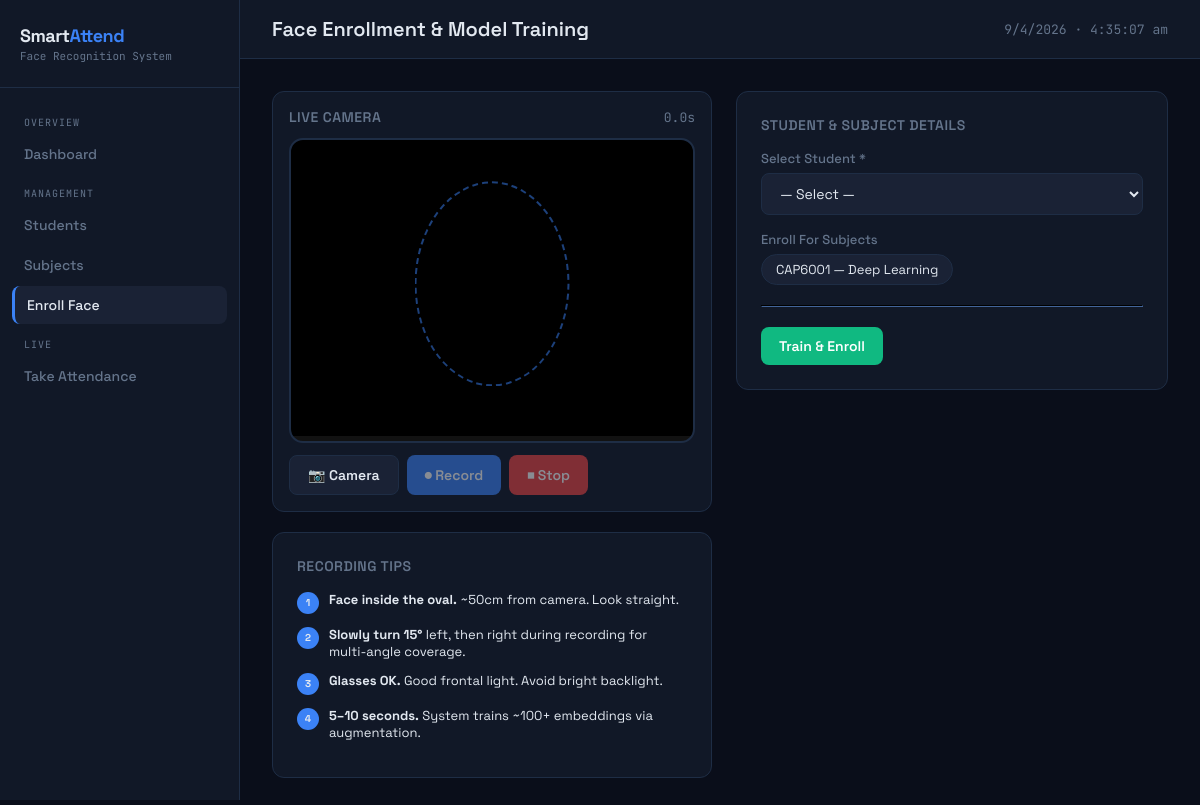
Page /enroll on the earlier database version.
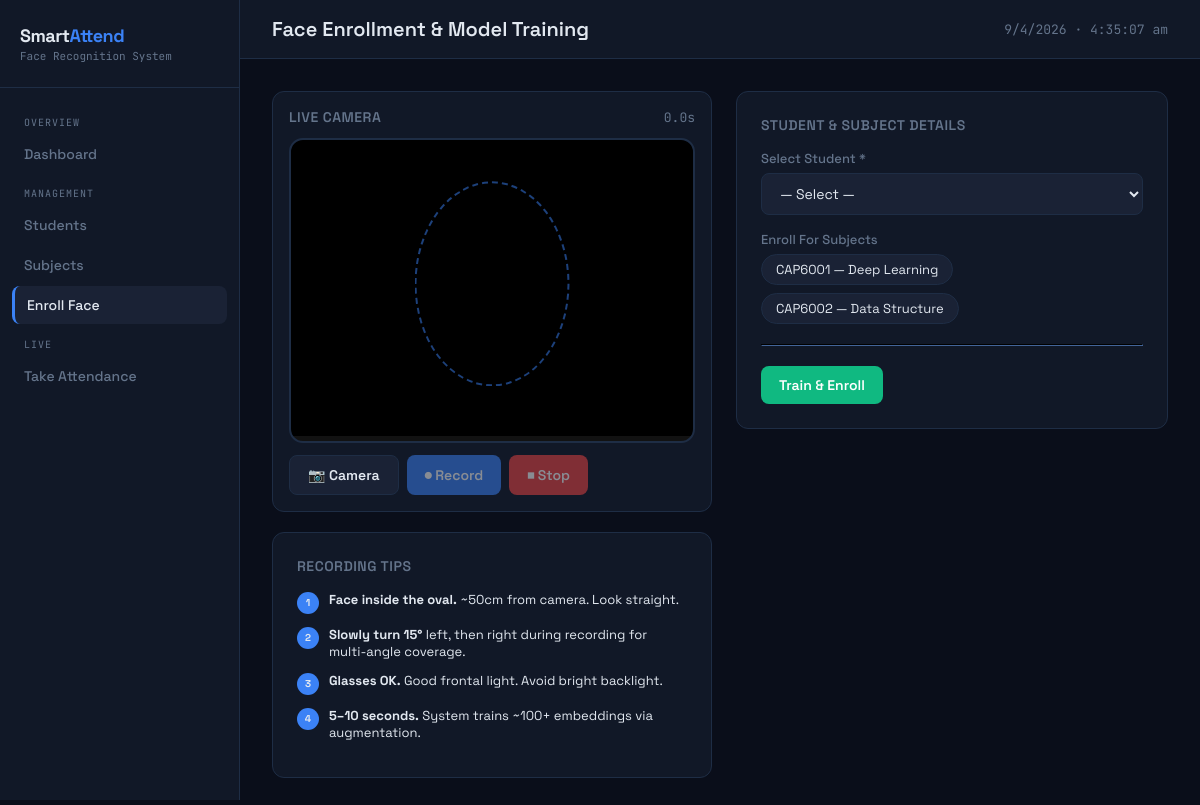
Same page on the later database version.
### database/models.py (models this page shows, shortened)
class Subject(db.Model):
    __tablename__ = 'subjects'
    id      = db.Column(db.Integer, primary_key=True)
    code    = db.Column(db.String(20), unique=True, nullable=False)
    name    = db.Column(db.String(100), nullable=False)
    faculty = db.Column(db.String(100), default='')
    section = db.Column(db.String(10), default='')
    enrollments = db.relationship('Enrollment', backref='subject', cascade='all, delete')
    attendances = db.relationship('Attendance', backref='subject', cascade='all, delete')

### app.py (the view)
@app.route('/enroll')
def enroll():
    students_list = Student.query.all()
    subjects_list = Subject.query.all()
    return render_template('enroll.html', students=students_list, subjects=subjects_list)

### templates/enroll.html (shortened to what this page needs)
{% extends 'base.html' %}
{% block page_title %}Face Enrollment & Model Training{% endblock %}
{% block content %}
<div class="enroll-grid">
  <div>
    <div class="card" style="padding:16px">
      <div style="display:flex;justify-content:space-between;align-items:center;margin-bottom:12px">
        <div class="card-title" style="margin:0">Live Camera</div>
        <code id="timerDisplay" style="font-family:var(--mono);font-size:13px;color:var(--muted)">0.0s</code>
      </div>
      <div class="video-box" id="videoBox">
        <canvas id="overlayCanvas"></canvas>
        <div class="timer-bar"><div class="timer-fill" id="timerFill"></div></div>
      </div>
      <div style="display:flex;gap:8px;margin-top:12px;flex-wrap:wrap">
        <button class="btn btn-ghost" id="btnCamera" onclick="startCamera()">📷 Camera</button>
        <button class="btn btn-primary" id="btnRecord" onclick="startRecording()" disabled>⏺ Record</button>
        <button class="btn btn-danger"  id="btnStop"   onclick="stopRecording()"  disabled>⏹ Stop</button>
      </div>
    </div>
    <div class="card">
      <div class="card-title">Recording Tips</div>
      <div class="step-list">
        <div class="step"><div><b>Face inside the oval.</b> ~50cm from camera. Look straight.</div></div>
        <div class="step"><div><b>Slowly turn 15°</b> left, then right during recording for multi-angle coverage.</div></div>
        <div class="step"><div><b>Glasses OK.</b> Good frontal light. Avoid bright backlight.</div></div>
        <div class="step"><div><b>5–10 seconds.</b> System trains ~100+ embeddings via augmentation.</div></div>
      </div>
    </div>
  </div>
  <div>
    <div class="card">
      <div class="card-title">Student & Subject Details</div>
      <div class="form-group">
        <label class="form-label">Select Student *</label>
        <select class="form-select" id="studentSelect">
          <option value="">— Select —</option>
        </select>
      </div>
      <div class="form-group">
        <label class="form-label">Enroll For Subjects</label>
        <div class="multi-select" id="subjectChips">
          {% for sub in subjects %}
          <div class="subj-chip" data-id="{{ sub.id }}" onclick="toggleSubject(this)">
            {{ sub.code }} — {{ sub.name }}
          </div>
          {% endfor %}
        </div>
      </div>
      <hr style="border-color:var(--border);margin:20px 0">
      <div style="display:flex;align-items:center;gap:14px">
        <button class="btn btn-success" id="btnEnroll" onclick="submitEnrollment()">
          <span id="enrollBtnContent">Train &amp; Enroll</span>
        </button>
      </div>
    </div>
  </div>
</div>
{% endblock %}

### templates/base.html (shortened to what this page needs)
<!DOCTYPE html>
<html lang="en">
<head>
</head>
<body>
  <aside class="sidebar">
    <div class="logo">
      <div class="logo-text">Smart<span>Attend</span></div>
      <div class="logo-sub">Face Recognition System</div>
    </div>
    <nav class="nav">
      <div class="nav-section">OVERVIEW</div>
      <a href="/" class="{{ 'active' if request.path == '/' }}">
       Dashboard
      </a>
      <div class="nav-section">MANAGEMENT</div>
      <a href="/students" class="{{ 'active' if '/students' in request.path }}">
       Students
      </a>
      <a href="/subjects" class="{{ 'active' if '/subjects' in request.path }}">
        Subjects
      </a>
      <a href="/enroll" class="{{ 'active' if '/enroll' in request.path }}">
        Enroll Face
      </a>
      <div class="nav-section">LIVE</div>
      <a href="/attendance" class="{{ 'active' if '/attendance' in request.path }}">
        Take Attendance
      </a>
    </nav>
  </aside>
  <div class="main">
    <div class="topbar">
      <div class="page-title">{% block page_title %}{% endblock %}</div>
      <div style="font-size:13px; color:var(--muted); font-family:var(--mono)" id="clock"></div>
    </div>
    <div class="content">
      {% block content %}{% endblock %}
    </div>
  </div>
</body>
</html>

### templates/base.html (style rules this page uses)
:root { --bg: #0a0e1a; --surface: #111827; --surface2: #1a2235; --border: #1e2d45; --accent: #3b82f6; --accent2: #06b6d4; --green: #10b981; --red: #ef4444; --orange: #f59e0b; --text: #e2e8f0; --muted: #64748b; --mono: 'JetBrains Mono', monospace; }
* { box-sizing: border-box; margin: 0; padding: 0; }
body { font-family: 'Space Grotesk', sans-serif; background: var(--bg); color: var(--text); min-height: 100vh; display: flex; }
.sidebar { width: 240px; background: var(--surface); border-right: 1px solid var(--border); display: flex; flex-direction: column; position: fixed; height: 100vh; z-index: 100; }
.logo { padding: 24px 20px; border-bottom: 1px solid var(--border); }
.logo-text { font-size: 18px; font-weight: 700; letter-spacing: -0.5px; }
.logo-text span { color: var(--accent); }
.logo-sub { font-size: 11px; color: var(--muted); font-family: var(--mono); margin-top: 2px; }
.nav { padding: 16px 12px; flex: 1; }
.nav a { display: flex; align-items: center; gap: 10px; padding: 10px 12px; border-radius: 8px; text-decoration: none; color: var(--muted); font-size: 14px; font-weight: 500; margin-bottom: 2px; transition: all 0.15s; }
.nav a:hover, .nav a.active { background: var(--surface2); color: var(--text); }
.nav a.active { border-left: 3px solid var(--accent); }
.nav-section { font-size: 10px; font-family: var(--mono); color: var(--muted); padding: 12px 12px 6px; letter-spacing: 1px; }
.main { margin-left: 240px; flex: 1; display: flex; flex-direction: column; min-height: 100vh; }
.topbar { padding: 16px 32px; border-bottom: 1px solid var(--border); display: flex; align-items: center; justify-content: space-between; background: var(--surface); }
.page-title { font-size: 20px; font-weight: 600; }
.content { padding: 32px; flex: 1; }
.card { background: var(--surface); border: 1px solid var(--border); border-radius: 12px; padding: 24px; margin-bottom: 20px; }
.card-title { font-size: 14px; font-weight: 600; color: var(--muted); text-transform: uppercase; letter-spacing: 0.5px; margin-bottom: 16px; }
.btn { display: inline-flex; align-items: center; gap: 8px; padding: 10px 18px; border-radius: 8px; font-size: 14px; font-weight: 600; font-family: inherit; cursor: pointer; border: none; transition: all 0.15s; }
.btn-primary { background: var(--accent); color: #fff; }
.btn-success { background: var(--green); color: #fff; }
.btn-danger { background: var(--red); color: #fff; }
.btn-ghost { background: var(--surface2); color: var(--text); border: 1px solid var(--border); }
.btn:disabled { opacity: 0.5; cursor: not-allowed; }
.form-group { margin-bottom: 16px; }
.form-label { display: block; font-size: 13px; color: var(--muted); margin-bottom: 6px; font-weight: 500; }
.form-input, .form-select { width: 100%; padding: 10px 14px; background: var(--surface2); border: 1px solid var(--border); border-radius: 8px; color: var(--text); font-size: 14px; font-family: inherit; transition: border-color 0.15s; }
.form-select option { background: var(--surface); }

### templates/enroll.html (style rules this page uses)
.enroll-grid { display: grid; grid-template-columns: 440px 1fr; gap: 24px; align-items: start; }
.video-box { position: relative; border-radius: 14px; overflow: hidden; background: #000; aspect-ratio: 4/3; border: 2px solid var(--border); transition: border-color 0.3s, box-shadow 0.3s; }
video, canvas { width:100%; height:100%; object-fit:cover; position:absolute; top:0; left:0; }
.timer-bar { position:absolute; bottom:0; left:0; right:0; height:5px; background:rgba(255,255,255,0.07); }
.multi-select { display:flex; flex-wrap:wrap; gap:8px; }
.subj-chip { padding:6px 14px; border-radius:20px; border:1px solid var(--border); font-size:13px; cursor:pointer; background:var(--surface2); transition:all 0.15s; user-select:none; }
.step-list { counter-reset:s; }
.step { counter-increment:s; display:flex; gap:10px; margin-bottom:12px; font-size:13px; align-items:flex-start; }
.step::before { content:counter(s); min-width:22px; height:22px; background:var(--accent); border-radius:50%; display:flex; align-items:center; justify-content:center; font-size:10px; font-weight:700; flex-shrink:0; margin-top:1px; }

Differences in the rows shown:
added Subject: code "CAP6002", name "Data Structure"
